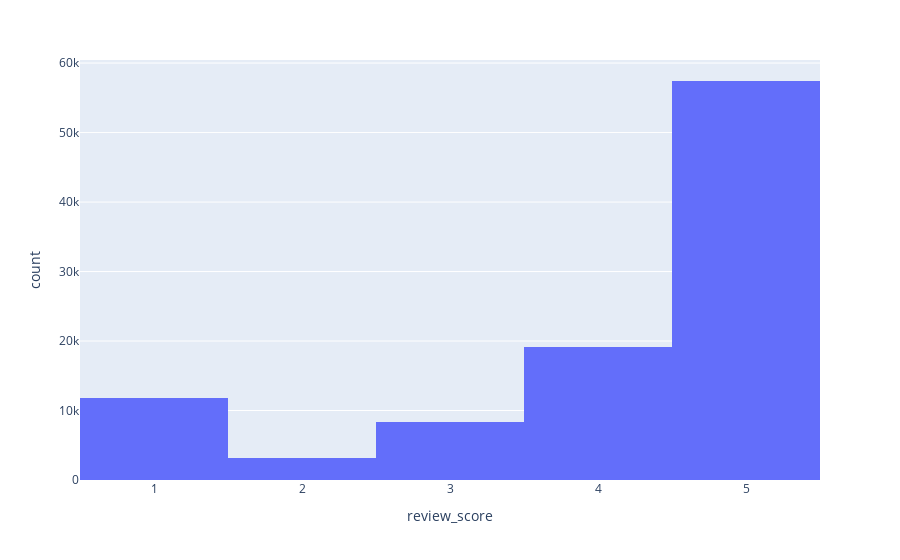

Notebook cell for this chart:
### Code cell
fig = px.histogram(review_df, x="review_score")
fig.show()

### Figure 1 — Plotly figure (JSON) as saved in the notebook; plotly's stock layout.template omitted (floating-point values rounded to 4 significant figures; data arrays with more than 128 entries replaced by an {"elided": "..."} marker saying what was removed)
{"data": [{"alignmentgroup": "True", "bingroup": "x", "hoverlabel": {"namelength": 0}, "hovertemplate": "review_score=%{x}<br>count=%{y}", "legendgroup": "", "marker": {"color": "#636efa"}, "name": "", "offsetgroup": "", "orientation": "v", "showlegend": false, "type": "histogram", "x": {"elided": "100000 int values"}, "xaxis": "x", "yaxis": "y"}], "layout": {"barmode": "relative", "legend": {"tracegroupgap": 0}, "margin": {"t": 60}, "xaxis": {"anchor": "y", "domain": [0, 1], "title": {"text": "review_score"}}, "yaxis": {"anchor": "x", "domain": [0, 1], "title": {"text": "count"}}}}
